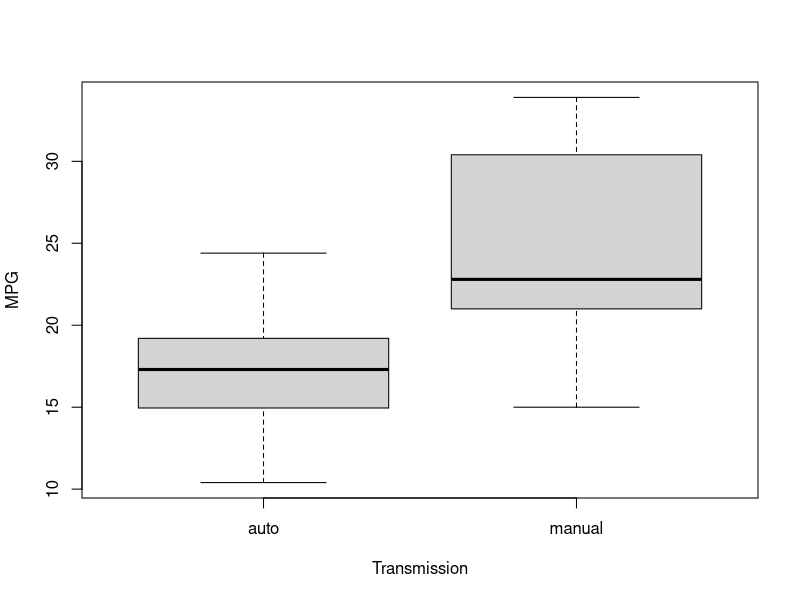
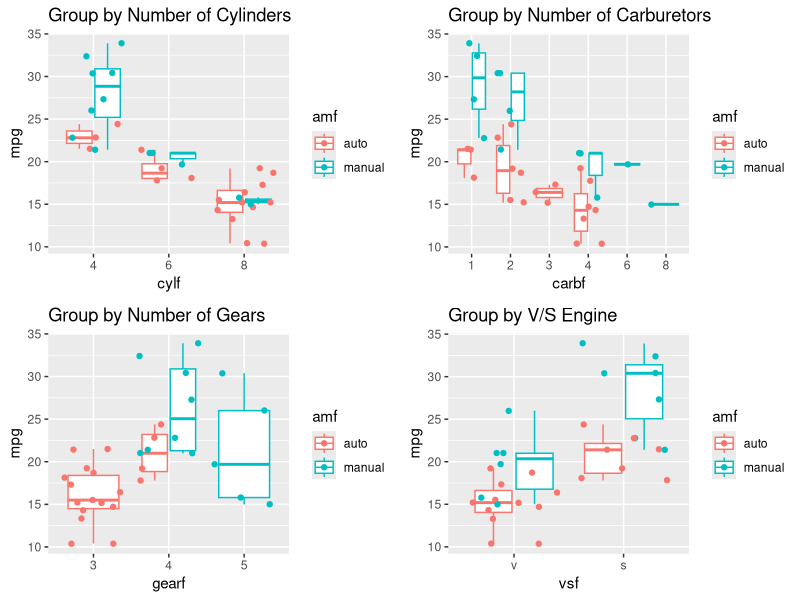
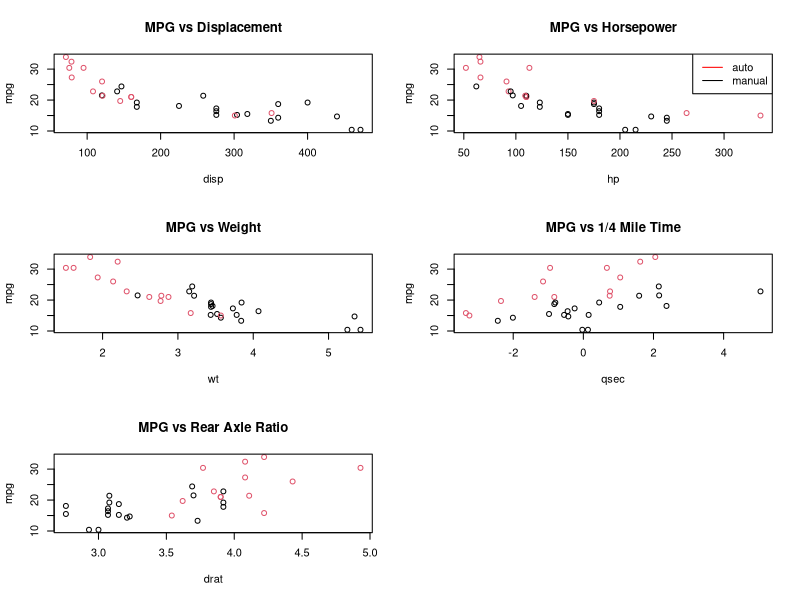
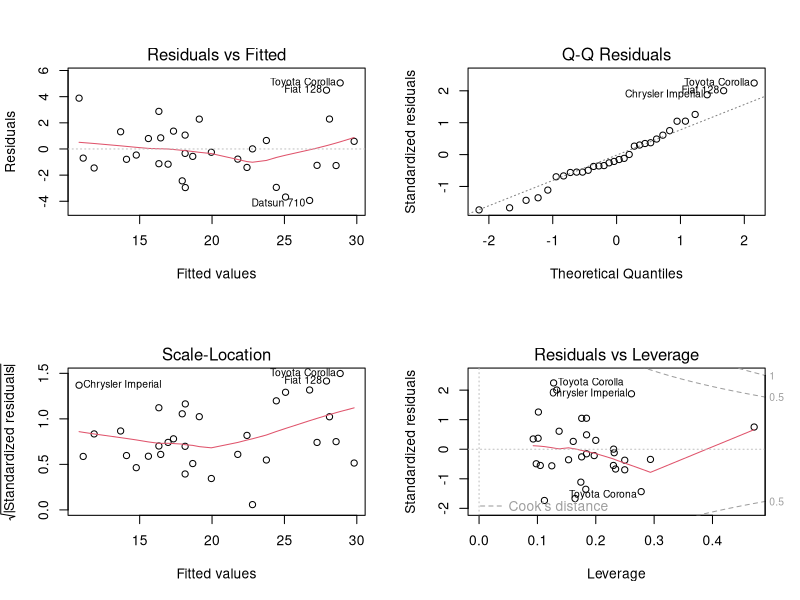

These figures' R source, in order:
## ---- chunk 1
knitr::opts_chunk$set(echo = FALSE)
## ---- chunk 2
library(dplyr) # for data manipulation
library(ggplot2) # for faceted histograms
library(knitr) # for tables
data(mtcars) # load data needed
## ---- chunk 3

var_names <- c('am', 'cyl', 'vs', 'gear', 'carb', 'mpg', 'disp', 'hp', 'wt', 'qsec', 'drat')
var_df <- data.frame(Description = c('Transmission (0 = automatic, 1 = manual)','Number of cylinders (4, 6, or 8)', 'V or Straight Engine (0 for v, 1 for s)','Number of forward gears (3, 4 or 5)', 'Number of carburetors (1, 2, 3, 4, 6 or 8)', 'Miles/(US) gallon', 'Displacement (cubic inches)', 'Gross horsepower (hp)', 'Weight (1000 lbs)', '1/4 mile time (sec)', 'Rear Axle Ratio'), Categorical = c('Yes', 'Yes', 'Yes', 'Yes', 'Yes', 'No', 'No', 'No','No', 'No', 'No'))

rownames(var_df) <- var_names

kable(var_df, caption = 'List of mtcars Variables')
## ---- chunk 4
mtcars <- mutate(mtcars,
                 amf = factor(am, labels = c('auto', 'manual')),
                 cylf = factor(cyl),
                 vsf = factor(vs, labels = c('v', 's')),
                 gearf = factor(gear),
                 carbf = factor(carb),
                 hpc = (hp - mean(hp)),
                 wtc = (wt - mean(wt)),
                 dratc = (drat - mean(drat)),
                 dispc = (disp - mean(disp)),
                 qsec = (qsec - mean(qsec))
                 )
## ---- chunk 5
boxplot(mpg ~ amf, data = mtcars, xlab = 'Transmission', ylab = 'MPG')
## ---- chunk 6
# This plot makes use of the multiplot function: http://www.cookbook-r.com/Graphs/Multiple_graphs_on_one_page_(ggplot2)/


# Multiple plot function
#
# ggplot objects can be passed in ..., or to plotlist (as a list of ggplot objects)
# - cols:   Number of columns in layout
# - layout: A matrix specifying the layout. If present, 'cols' is ignored.
#
# If the layout is something like matrix(c(1,2,3,3), nrow=2, byrow=TRUE),
# then plot 1 will go in the upper left, 2 will go in the upper right, and
# 3 will go all the way across the bottom.
#
multiplot <- function(..., plotlist=NULL, file, cols=1, layout=NULL) {
  library(grid)

  # Make a list from the ... arguments and plotlist
  plots <- c(list(...), plotlist)

  numPlots = length(plots)

  # If layout is NULL, then use 'cols' to determine layout
  if (is.null(layout)) {
    # Make the panel
    # ncol: Number of columns of plots
    # nrow: Number of rows needed, calculated from # of cols
    layout <- matrix(seq(1, cols * ceiling(numPlots/cols)),
                    ncol = cols, nrow = ceiling(numPlots/cols))
  }

 if (numPlots==1) {
    print(plots[[1]])

  } else {
    # Set up the page
    grid.newpage()
    pushViewport(viewport(layout = grid.layout(nrow(layout), ncol(layout))))

    # Make each plot, in the correct location
    for (i in 1:numPlots) {
      # Get the i,j matrix positions of the regions that contain this subplot
      matchidx <- as.data.frame(which(layout == i, arr.ind = TRUE))

      print(plots[[i]], vp = viewport(layout.pos.row = matchidx$row,
                                      layout.pos.col = matchidx$col))
    }
  }
}

cyl_plot <- ggplot(data = mtcars, aes(x = cylf, y = mpg, color = amf)) + 
    geom_boxplot() + geom_jitter() + ggtitle('Group by Number of Cylinders')

gear_plot <- ggplot(data = mtcars, aes(x = gearf, y = mpg, color = amf)) + 
    geom_boxplot() + geom_jitter() + ggtitle('Group by Number of Gears')

carb_plot <- ggplot(data = mtcars, aes(x = carbf, y = mpg, color = amf)) + 
    geom_boxplot() + geom_jitter() + ggtitle('Group by Number of Carburetors')

vs_plot <- ggplot(data = mtcars, aes(x = vsf, y = mpg, color = amf)) + 
    geom_boxplot() + geom_jitter() + ggtitle('Group by V/S Engine')

multiplot(cyl_plot, gear_plot, carb_plot, vs_plot, cols = 2)
## ---- chunk 7
par(mfrow = c(3,2))
plot(mpg ~ disp, col = amf, data = mtcars)
title(main = 'MPG vs Displacement')

plot(mpg ~ hp, col = amf, data = mtcars)
title(main = 'MPG vs Horsepower')
legend('topright', legend = c('auto', 'manual'), lty = 1, col = c('red', 'black'))

plot(mpg ~ wt, col = amf, data = mtcars)
title(main = 'MPG vs Weight')

plot(mpg ~ qsec, col = amf, data = mtcars)
title(main = 'MPG vs 1/4 Mile Time')

plot(mpg ~ drat, col = amf, data = mtcars)
title(main = 'MPG vs Rear Axle Ratio')
## ---- chunk 8
fit0 <- lm(mpg ~ amf, data = mtcars)
fit1 <- update(fit0, mpg ~ amf + wtc)
fit2 <- update(fit1, mpg ~ amf + wtc + hpc)
fit3 <- update(fit2, mpg ~ amf + wtc + hpc + dratc)
fit4 <- update(fit3, mpg ~ amf + wtc + hpc + dratc + qsec)
fit5 <- update(fit4, mpg ~ amf + wtc + hpc + dratc + qsec + disp)

anova(fit0, fit1, fit2, fit3, fit4, fit5)
## ---- chunk 9

fit_1 <- update(fit0, mpg ~ amf + cylf)
fit_2 <- update(fit_1, mpg ~ amf + cylf + carbf)
fit_3 <- update(fit_2, mpg ~ amf + cylf + carbf + vsf)
fit_4 <- update(fit_3, mpg ~ amf + cylf + carbf + vsf + gearf)

anova(fit0, fit_1, fit_2, fit_3, fit_4)
## ---- chunk 10
final1 <- update(fit0, mpg ~ amf + cylf)
final2 <- update(fit0, mpg ~ amf + cylf + wtc)
final3 <- update(fit0, mpg ~ amf + cylf + wtc + hpc)

anova(fit0, final1, final2, final3)
## ---- chunk 11
par(mfrow = c(2, 2))
plot(final3)
## ---- chunk 12
summary(final3)
